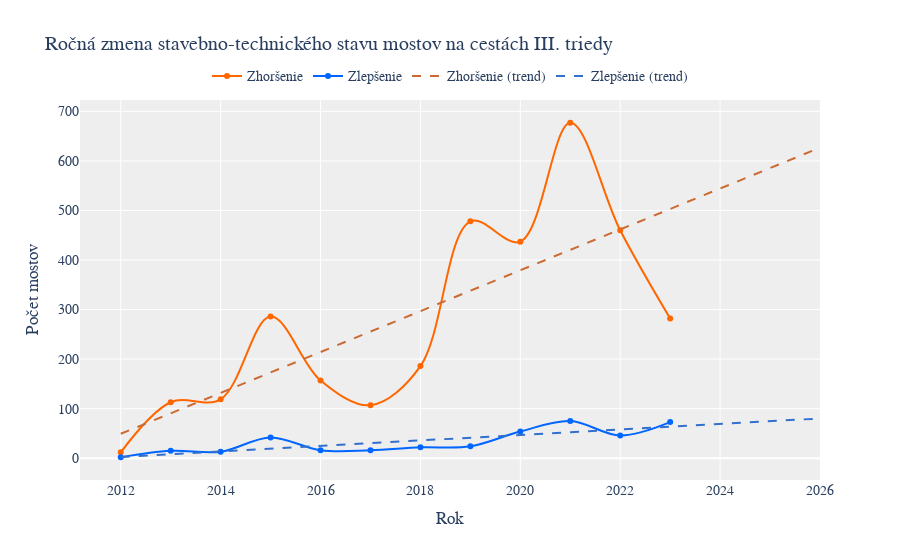

The notebook cell this image was saved under:
### Code cell
import numpy as np
from sklearn.linear_model import LinearRegression
from sklearn.preprocessing import PolynomialFeatures
from sklearn.metrics import r2_score
import plotly.graph_objs as go

# Prepare data for trendlines
years = change_summary_df["Year"].values.reshape(-1, 1)

# Polynomial degree for trendlines (adjust as needed)
degree = 1
poly = PolynomialFeatures(degree=degree)

# Fit trendline for worsened conditions
X_poly_worsened = poly.fit_transform(years)
model_worsened = LinearRegression().fit(
    X_poly_worsened, change_summary_df["Worsened"])
trend_worsened = model_worsened.predict(X_poly_worsened)

# Calculate R^2 for worsened conditions
r2_worsened = r2_score(change_summary_df["Worsened"], trend_worsened)

# Fit trendline for improved conditions
X_poly_improved = poly.fit_transform(years)
model_improved = LinearRegression().fit(
    X_poly_improved, change_summary_df["Improved"])
trend_improved = model_improved.predict(X_poly_improved)

# Calculate R^2 for improved conditions
r2_improved = r2_score(change_summary_df["Improved"], trend_improved)

# Print R^2 values
print(f"R^2 for Worsened Conditions Trendline: {r2_worsened:.4f}")
print(f"R^2 for Improved Conditions Trendline: {r2_improved:.4f}")

# Extend the years for plotting the trendlines up to 2035
extended_years = np.arange(2012, 2027).reshape(-1, 1)
X_poly_extended = poly.transform(extended_years)

# Predict trend values over the extended range
extended_trend_worsened = model_worsened.predict(X_poly_extended)
extended_trend_improved = model_improved.predict(X_poly_extended)

# Create the plot
fig = go.Figure()

# Plot the original data for worsened and improved conditions with custom colors
fig.add_trace(go.Scatter(
    x=change_summary_df["Year"],
    y=change_summary_df["Worsened"],
    mode='lines+markers',
    name='Zhoršenie',
    line=dict(shape='spline', color='#FF6600'),  # Tomato color
    marker=dict(color='#FF6600')
))

fig.add_trace(go.Scatter(
    x=change_summary_df["Year"],
    y=change_summary_df["Improved"],
    mode='lines+markers',
    name='Zlepšenie',
    line=dict(shape='spline', color='#0066FF'),  # Steel blue color
    marker=dict(color='#0066FF')
))

# Plot the extended trendlines with custom colors
fig.add_trace(go.Scatter(
    x=extended_years.flatten(),
    y=extended_trend_worsened,
    mode='lines',
    name='Zhoršenie (trend)',
    line=dict(dash='dash', color='#cc6a33')  # OrangeRed color
))

fig.add_trace(go.Scatter(
    x=extended_years.flatten(),
    y=extended_trend_improved,
    mode='lines',
    name='Zlepšenie (trend)',
    line=dict(dash='dash', color='#336fcc')  # DodgerBlue color
))

# Update layout for readability and move legend to the top
fig.update_layout(
    title="Ročná zmena stavebno-technického stavu mostov na cestách III. triedy",
    xaxis_title="Rok",
    yaxis_title="Počet mostov",
    # Adjust ticks for readability
    xaxis=dict(tickvals=list(range(2012, 2036, 2))),
    font=dict(family="Montserrat, sans-serif", size=14),
    plot_bgcolor='#EEEEEE',
    legend=dict(
        orientation="h",
        yanchor="bottom",
        y=1.02,
        xanchor="center",
        x=0.5
    )
)

fig.show()

### Figure 1 — Plotly figure (JSON) as saved in the notebook; plotly's stock layout.template omitted (floating-point values rounded to 4 significant figures)
{"data": [{"line": {"color": "#FF6600", "shape": "spline"}, "marker": {"color": "#FF6600"}, "mode": "lines+markers", "name": "Zhoršenie", "type": "scatter", "x": [2012, 2013, 2014, 2015, 2016, 2017, 2018, 2019, 2020, 2021, 2022, 2023], "y": [12, 113, 119, 286, 157, 107, 186, 478, 437, 677, 460, 282]}, {"line": {"color": "#0066FF", "shape": "spline"}, "marker": {"color": "#0066FF"}, "mode": "lines+markers", "name": "Zlepšenie", "type": "scatter", "x": [2012, 2013, 2014, 2015, 2016, 2017, 2018, 2019, 2020, 2021, 2022, 2023], "y": [2, 15, 13, 42, 16, 16, 22, 24, 54, 75, 46, 73]}, {"line": {"color": "#cc6a33", "dash": "dash"}, "mode": "lines", "name": "Zhoršenie (trend)", "type": "scatter", "x": [2012, 2013, 2014, 2015, 2016, 2017, 2018, 2019, 2020, 2021, 2022, 2023, 2024, 2025, 2026], "y": [49.32, 90.57, 131.8, 173.1, 214.3, 255.5, 296.8, 338.0, 379.3, 420.5, 461.8, 503.0, 544.3, 585.5, 626.7]}, {"line": {"color": "#336fcc", "dash": "dash"}, "mode": "lines", "name": "Zlepšenie (trend)", "type": "scatter", "x": [2012, 2013, 2014, 2015, 2016, 2017, 2018, 2019, 2020, 2021, 2022, 2023, 2024, 2025, 2026], "y": [2.705, 8.244, 13.78, 19.32, 24.86, 30.4, 35.94, 41.47, 47.01, 52.55, 58.09, 63.63, 69.17, 74.71, 80.24]}], "layout": {"font": {"family": "Montserrat, sans-serif", "size": 14}, "legend": {"orientation": "h", "x": 0.5, "xanchor": "center", "y": 1.02, "yanchor": "bottom"}, "plot_bgcolor": "#EEEEEE", "title": {"text": "Ročná zmena stavebno-technického stavu mostov na cestách III. triedy"}, "xaxis": {"tickvals": [2012, 2014, 2016, 2018, 2020, 2022, 2024, 2026, 2028, 2030, 2032, 2034], "title": {"text": "Rok"}}, "yaxis": {"title": {"text": "Počet mostov"}}}}
